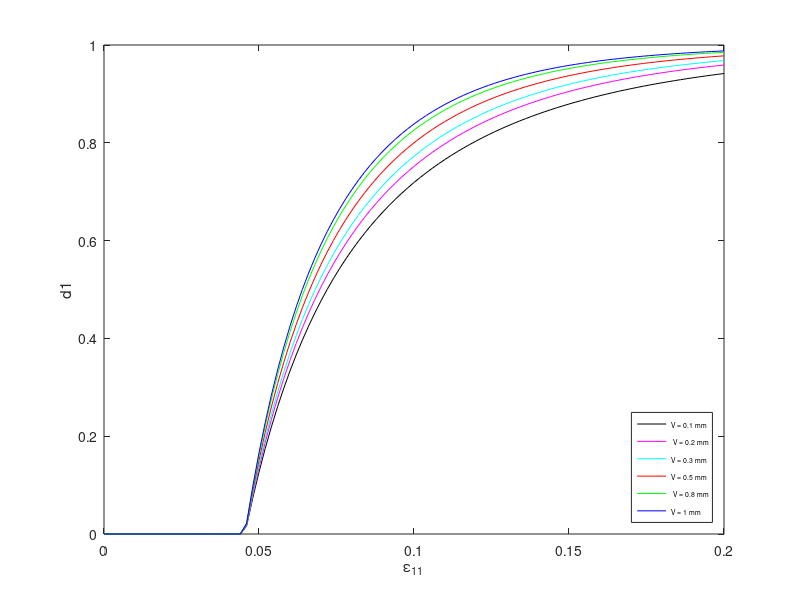

MATLAB code to generate this figure:
A=load('d1_0.1.txt');
d1_01= A(:,2);

B = load('d1_0.2.txt');
d1_02= B(:,2);

C=load('d1_0.3.txt');
d1_03 = C(:,2);

D= load('d1_0.5.txt');
d1_05= D(:,2);

E=load('d1_0.8.txt');
d1_08= E(:,2);

F= load('d1_1.txt');
d1_1 = F(:,2);
e11  = F(:,1);


figure(1,'position',[50,50,1000,750])
plot(e11,d1_01,'k-') 

hold on
plot(e11,d1_02,'m-') 

hold on
plot(e11,d1_03,'c-') 

hold on
plot(e11,d1_05,'r-') 

hold on
plot(e11,d1_08,'g-') 

hold on
plot(e11,d1_1,'b-') 

legend('V = 0.1 mm',' V = 0.2 mm','V = 0.3 mm','V = 0.5 mm',' V = 0.8 mm','V = 1 mm','Location','SouthEast','fontsize',5)


xlabel('\epsilon_{11}')
ylabel('d1')




